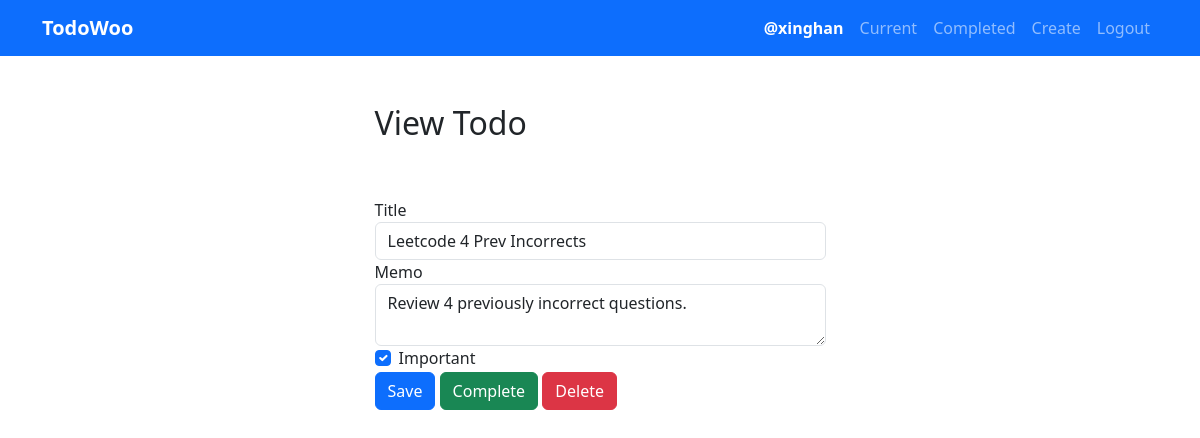
The page /todo/6 (signed in) on the database its author committed.
### todo/models.py (models this page shows, shortened)
class Todo(models.Model):
    title = models.CharField(max_length=100)
    memo = models.TextField(blank=True)
    created = models.DateTimeField(auto_now_add=True) # timestamp
    datecompleted = models.DateTimeField(null=True, blank=True) # datetime format use null
    important = models.BooleanField(default=False)
    user = models.ForeignKey(User, on_delete=models.CASCADE)

### todo/views.py (the view, shortened to what this page needs)
# urls.py: path('todo/<todo_pk>', views.viewtodo, name='viewtodo'), # display a specific todo for editing
@login_required
def viewtodo(request, todo_pk):
    todo = get_object_or_404(Todo, pk=todo_pk, user=request.user) # user=request.user is to make sure the todo belongs to the current user
    if request.method == "GET":
        form = TodoForm(instance=todo)
        return render(request, 'todo/viewtodo.html', {'todo': todo, 'form': form})

### todo/templates/todo/viewtodo.html (shortened to what this page needs)
{% extends 'todo/base.html' %} {% block content %}
<div class="row justify-content-center mt-5">
    <div class="col-md-5">
        <h2>View Todo</h2>
    </div>
</div>
<div class="row justify-content-center mt-5">
    <div class="col-md-5">
        <form method="POST">
            <div class="form-group">
                <label for="title">Title</label>
                <input
                    type="text"
                    name="title"
                    class="form-control"
                    id="title"
                    value="{{ todo.title }}"
                    required
                />
            </div>
            <div class="form-group">
                <label for="memo">Memo</label>
                <textarea name="memo" class="form-control" row="5" id="memo">
{{ todo.memo }}</textarea
                >
            </div>
            <div class="form-group form-check">
                <input
                    type="checkbox"
                    name="important"
                    class="form-check-input"
                    id="important"
                    {%
                    if
                    todo.important
                    %}
                    checked
                    {%
                    endif
                    %}
                />
                <label class="form-check-label" for="important"
                    >Important</label
                >
            </div>
            <button type="submit" class="btn btn-primary">Save</button>
            <button
                type="submit"
                class="btn btn-success"
                onclick="$('#complete').click()"
            >
                Complete
            </button>
            <button
                type="submit"
                class="btn btn-danger"
                onclick="$('#delete').click()"
            >
                Delete
            </button>
        </form>
    </div>
</div>
{% endblock content %}

### todo/templates/todo/base.html (shortened to what this page needs)
<!DOCTYPE html>
<html lang="en">
    <head>
        <link
            href="https://cdn.jsdelivr.net/npm/bootstrap@5.3.3/dist/css/bootstrap.min.css"
            rel="stylesheet"
        />
    </head>
    <body>
        <nav class="navbar navbar-expand-md navbar-dark bg-primary">
            <div class="container">
                <a class="navbar-brand fw-bold" href="{% url 'currenttodos' %}"
                    >TodoWoo</a
                >
                <div
                    class="collapse navbar-collapse justify-content-end"
                    id="navbarNav"
                >
                    {% if user.is_authenticated %}
                    <ul class="navbar-nav">
                        <li class="nav-link fw-bold text-white">
                            @{{ user.username }}
                        </li>
                        <li class="nav-item">
                            <a class="nav-link" href="{% url 'currenttodos' %}"
                                >Current</a
                            >
                        </li>
                        <li class="nav-item">
                            <a
                                class="nav-link"
                                href="{% url 'completedtodos' %}"
                                >Completed</a
                            >
                        </li>
                        <li class="nav-item">
                            <a class="nav-link" href="{% url 'createtodo' %}"
                                >Create</a
                            >
                        </li>
                    </ul>
                    {% endif %}
                    <ul class="navbar-nav ml-auto">
                        {% if user.is_authenticated %}
                        <li class="nav-item">
                            <a
                                href="#"
                                onclick="document.getElementById('signOutBtn').click()"
                                class="nav-link"
                                >Logout</a
                            >
                        </li>
                        {% endif %}
                    </ul>
                </div>
            </div>
        </nav>
        <div class="container">{% block content %}{% endblock %}</div>
    </body>
</html>

### rows shown on the page
Todo: title "Leetcode 4 Prev Incorrects", memo "Review 4 previously incorrect questions."

### other values the page prints
{{ user.username }} "xinghan"
